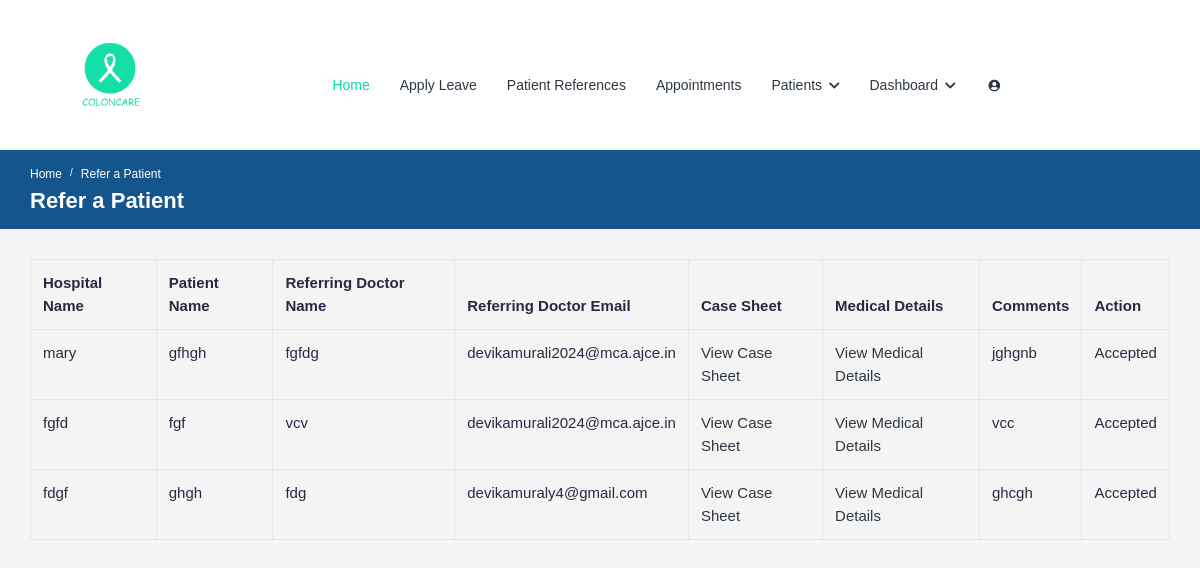
Before: /patientreferences/ (signed in) with the older database file.
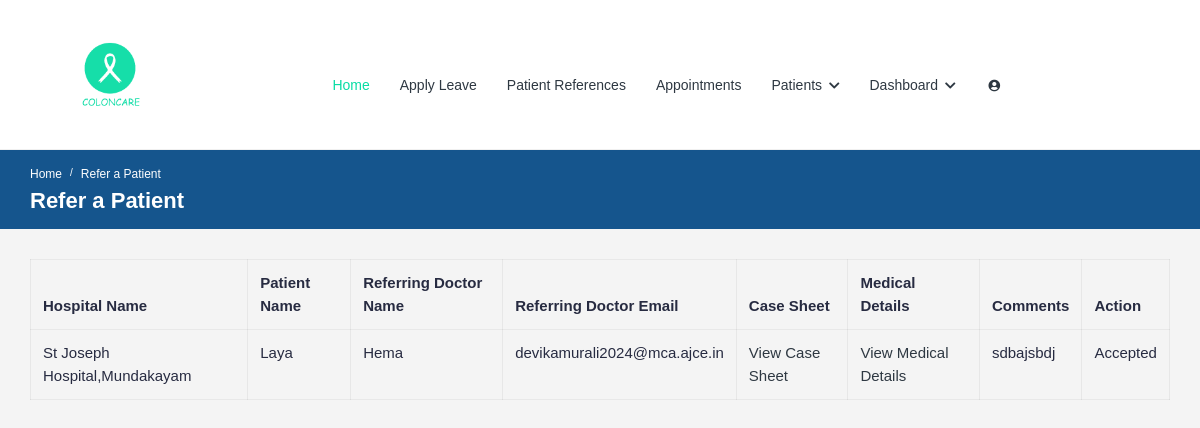
After: the same page with the newer database file.
### doctor/models.py (models this page shows)
class ReferPatient(models.Model):
    hospital_name = models.CharField(max_length=100,null=True,blank=True)
    patient_name = models.CharField(max_length=100,null=True,blank=True)
    referring_doctor = models.ForeignKey(Docprofile, on_delete=models.CASCADE,null=True,blank=True)
    referring_doctor_name = models.CharField(max_length=100,null=True,blank=True)
    referring_doctor_email = models.EmailField(max_length=100,null=True,blank=True)
    medical_details = models.FileField(upload_to='medical_details/%Y/%m/%d/')
    case_sheet = models.FileField(upload_to='case_sheets/%Y/%m/%d/',null=True,blank=True)
    comments = models.TextField(null=True,blank=True)
    referred_at = models.DateTimeField(auto_now_add=True,null=True,blank=True)
    accept = models.BooleanField(default=False)

### doctor/views.py (the view, shortened to what this page needs)
# urls.py: path('patientreferences/', views.patientreferences, name='patientreferences'),
def patientreferences(request):
    referring_doctor = request.user.docprofile
    referred_patients = ReferPatient.objects.filter(referring_doctor=referring_doctor)
    return render(request, 'doctors/patientreferences.html', {'referred_patients': referred_patients})

### templates/doctors/patientreferences.html (shortened to what this page needs)
{% load static %}
<!DOCTYPE html>
<html lang="en">
<head>
    <link rel="stylesheet" href="https://stackpath.bootstrapcdn.com/bootstrap/4.5.2/css/bootstrap.min.css">
	<link rel="stylesheet" href="{% static 'assets/css/bootstrap.min.css'%}">
	<link rel="stylesheet" href="{% static 'assets/plugins/fontawesome/css/fontawesome.min.css'%}">
	<link rel="stylesheet" href="{% static 'assets/plugins/fontawesome/css/all.min.css'%}">
	<link rel="stylesheet" href="{% static 'assets/css/style.css'%}">
</head>
<div class="main-wrapper">
	<header class="header">
		<nav class="navbar navbar-expand-lg header-nav" style="padding-right:200px;">
			<div class="navbar-header">
				<a href="index-2.html" class="navbar-brand logo">
					<img src="{% static 'assets/img/logo.png' %}" class="img-fluid" alt="Logo">
				</a>
			</div>
			<div class="main-menu-wrapper">
                <ul class="main-nav">
					<li class="active">
						<a href="{% url 'doctors_basedoctor' %}"class="nav-link" id="home">Home</a>
					</li>
				 <li>
						<a href="{% url 'doctors_leave' %}">Apply Leave</a>
					</li>
					<li>
						<a href="{% url 'patientreferences' %}">Patient References</a>
					</li>
                    <li class="main-nav">
						{% if existing_certification %}
						{% if existing_certification.is_approved == 'approved' %}
						<a href="{% url 'doctors_appointments' %}"class="nav-link" id="app">Appointments</a>
						{% else %}
						<a href="{% url 'doctors_basedoctor' %}"class="nav-link" id="app">Appointments</a>
						{% endif %}
					  {% else %}
					  <a href="{% url 'doctors_basedoctor' %}"class="nav-link" id="app">Appointments</a>
					  {% endif %}
					</li>
					<li class="has-submenu"class="nav-link">
								<a href="#" id="prof"class="nav-link">Patients <i class="fas fa-chevron-down"></i></a>
							</li>
							<li class="has-submenu"class="nav-link">
								<a href="#"class="nav-link">Dashboard <i class="fas fa-chevron-down"></i></a>
							</li>
					{% if user.is_authenticated %}
					<li class="has-submenu">
						<a href="#"><i class="fa fa-user-circle"></i></a>
					</li>
					{% else %}
					<li><a href="{% url 'login_page' %}">Login</a></li>
					{% endif %}
						</ul>
	</header>
    <div class="breadcrumb-bar">
        <div class="container-fluid">
            <div class="row align-items-center">
                <div class="col-md-12 col-12">
                    <nav aria-label="breadcrumb" class="page-breadcrumb">
                        <ol class="breadcrumb">
                            <li class="breadcrumb-item"><a href="index-2.html">Home</a></li>
                            <li class="breadcrumb-item active" aria-current="page">Refer a Patient</li>
                        </ol>
                    </nav>
                    <h2 class="breadcrumb-title">Refer a Patient</h2>
                </div>
            </div>
        </div>
    </div>
    <div class="content">
        <div class="container-fluid">
            <div class="row">
                <div class="col-md-12">
                    <div class="table-responsive">
                        <table class="table table-bordered">
                            <thead>
                                <tr>
                                    <th>Hospital Name</th>
                                    <th>Patient Name</th>
                                    <th>Referring Doctor Name</th>
                                    <th>Referring Doctor Email</th>
                                    <th>Case Sheet</th>
                                    <th>Medical Details</th>
                                    <th>Comments</th>
                                    <th>Action</th>
                                </tr>
                            </thead>
                            <tbody>
                                {% for patient in referred_patients %}
                                <tr>
                                    <td>{{ patient.hospital_name }}</td>
                                    <td>{{ patient.patient_name }}</td>
                                    <td>{{ patient.referring_doctor_name }}</td>
                                <td>{{ patient.referring_doctor_email }}</td>
                                <td>
                                    {% if patient.case_sheet %}
                                    <a href="{{ patient.case_sheet.url }}" target="_blank">View Case Sheet</a>
                                    {% else %}
                                    No case sheet uploaded
                                    {% endif %}
                                </td>
                                    <td>
                                        {% if patient.medical_details %}
                                        <a href="{{ patient.medical_details.url }}" target="_blank">View Medical Details</a>
                                        {% else %}
                                        No medical details uploaded
                                        {% endif %}
                                    </td>
                                    <td>{{ patient.comments }}</td>
                                    <td>
                                        {% if patient.accept %}
                                            Accepted
                                        {% elif patient.decline %}
                                            Declined
                                        {% endif %}
                                    </td>
                                </tr>
                                {% empty %}
                                <tr>
                                    <td colspan="4">No referred patients</td>
                                </tr>
                                {% endfor %}
                            </tbody>
                        </table>
                    </div>
                </div>
            </div>
        </div>
    </div>
    </body>
</html>

Changed rows visible on the page:
removed ReferPatient: hospital_name "mary", patient_name "gfhgh", referring_doctor_name "fgfdg", referring_doctor_email "devikamurali2024@mca.ajce.in", comments "jghgnb", accept "Accepted"
removed ReferPatient: hospital_name "fgfd", patient_name "fgf", referring_doctor_name "vcv", referring_doctor_email "devikamurali2024@mca.ajce.in", comments "vcc", accept "Accepted"
removed ReferPatient: hospital_name "fdgf", patient_name "ghgh", referring_doctor_name "fdg", referring_doctor_email "devikamuraly4@gmail.com", comments "ghcgh", accept "Accepted"
added ReferPatient: hospital_name "St Joseph Hospital,Mundakayam", patient_name "Laya", referring_doctor_name "Hema", referring_doctor_email "devikamurali2024@mca.ajce.in", comments "sdbajsbdj", accept "Accepted"
